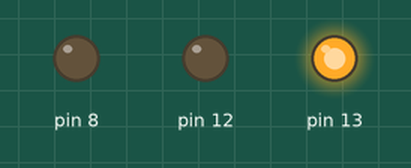
This sketch was run on a simulated Arduino Uno, built with avr-gcc and run on an emulated ATmega328P. Shown: output pins drawn as LEDs (lit = HIGH).

Above: at 1.0 s.
At 3.0 s:
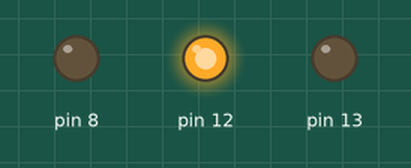
At 7.0 s:
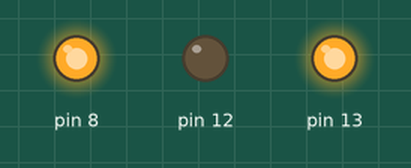
Timing chart, 0 to 10.4 s (numbered marks = the images above):
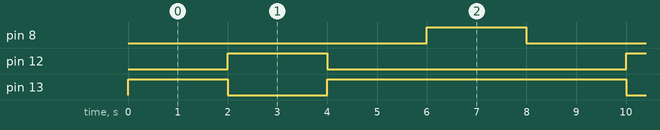

Measured:
- by itself, pin 8, pin 12: alternates HIGH for 2.0 s and LOW for 6.0 s
- by itself, pin 13: repeats every 8.0 s: LOW 2.0 s, HIGH 6.0 s
- by itself, everything shown: repeats every 8.0 s, in 4 steps

The sketch:

LED_Strip_Arduino.ino
```cpp
void setup() {
  // put your setup code here, to run once:
  pinMode(13,OUTPUT);
  pinMode(12,OUTPUT);
  pinMode(8,OUTPUT);


}

void loop() {
  // put your main code here, to run repeatedly:
  digitalWrite(13,HIGH);
  delay (2000);
  digitalWrite(12,HIGH);
  digitalWrite(13,LOW);
  delay (2000);
  digitalWrite(12,LOW);
  digitalWrite(13,HIGH);
  delay (2000);
  digitalWrite(8,HIGH);
  digitalWrite(12,LOW);
  delay (2000);
  digitalWrite(8,LOW);
  digitalWrite(13,HIGH);

}
```
